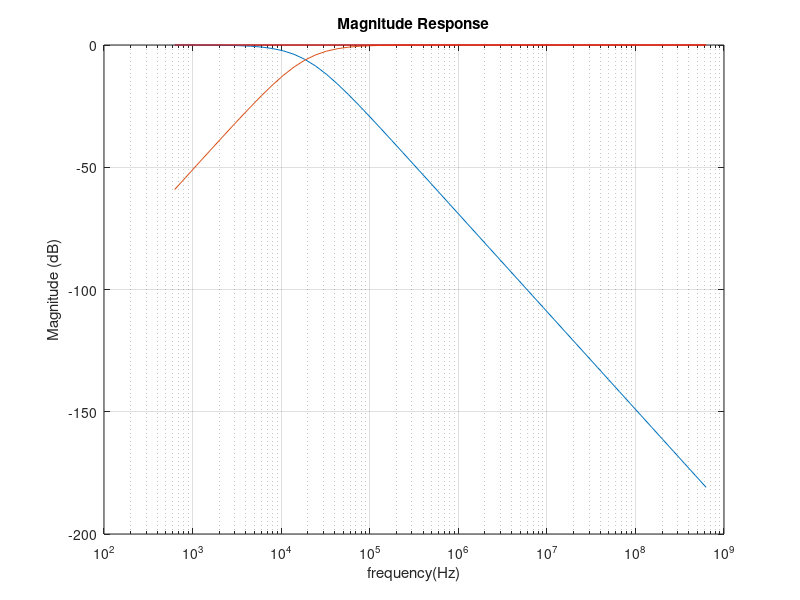
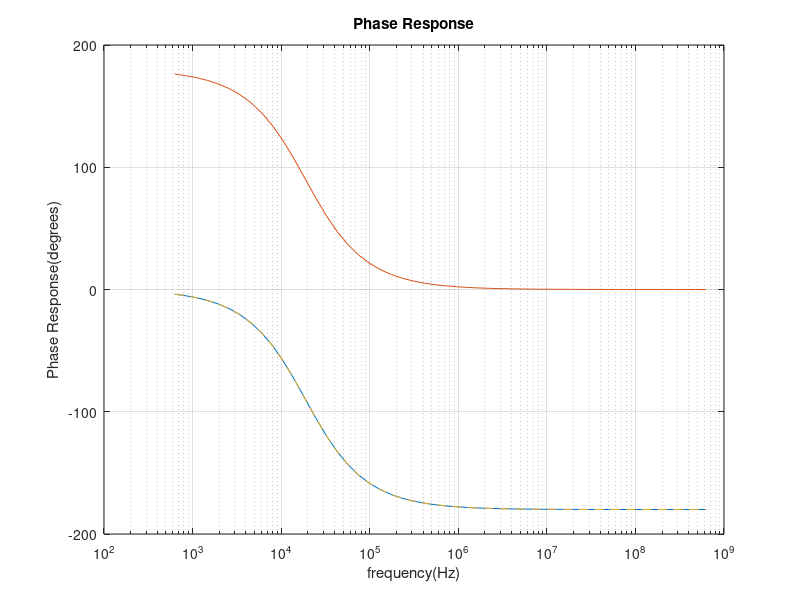

Source code (MATLAB) for these figures, in order:
% Emmanuel S Akosah     ENGS22
% Lab 5 Fluid Systems Feb 20, 2017


% constant values
r = 6;
c = 4.42 * 10^-6;
l = 6.37 * 10^-4;


f = logspace(2,8);
w = 2*pi.*f;
s = j*w;
 

%Woofer response
woofer = (1./(c.*l))./(s.^2+(s./(c.*r))+(1./(c.*l)));
wMagResponse = 20*log10(abs(woofer));         %in decibels,20*log10
wPhaseResponse = angle(woofer) * (180/pi); 

%Tweeter Response
tweeter = s.^2./(s.^2+(s./(c.*r))+(1./(c.*l)));
tMagResponse = 20*log10(abs(tweeter));          
tPhaseResponse = angle(tweeter) * (180/pi); 

%Cross Over
crossover = woofer - tweeter;
cMagResponse = 20*log10(abs(crossover));
cPhaseResponse = angle(crossover) * (180/pi); 


%Plotting
figure(1)
semilogx(w,wMagResponse);
hold on
semilogx(w,tMagResponse);
hold on
semilogx(w,cMagResponse,'r');
title('Magnitude Response')
xlabel('frequency(Hz)')
ylabel('Magnitude (dB)')
%lengend('Woofer','Tweeter','Crossover')
grid on
hold off

figure(2)
semilogx(w,wPhaseResponse);
hold on
semilogx(w,tPhaseResponse);
hold on
semilogx(w,cPhaseResponse,'--');
title('Phase Response')
xlabel('frequency(Hz)')
ylabel('Phase Response(degrees)')
%lengend('Woofer','Tweeter','Crossover')
grid on




